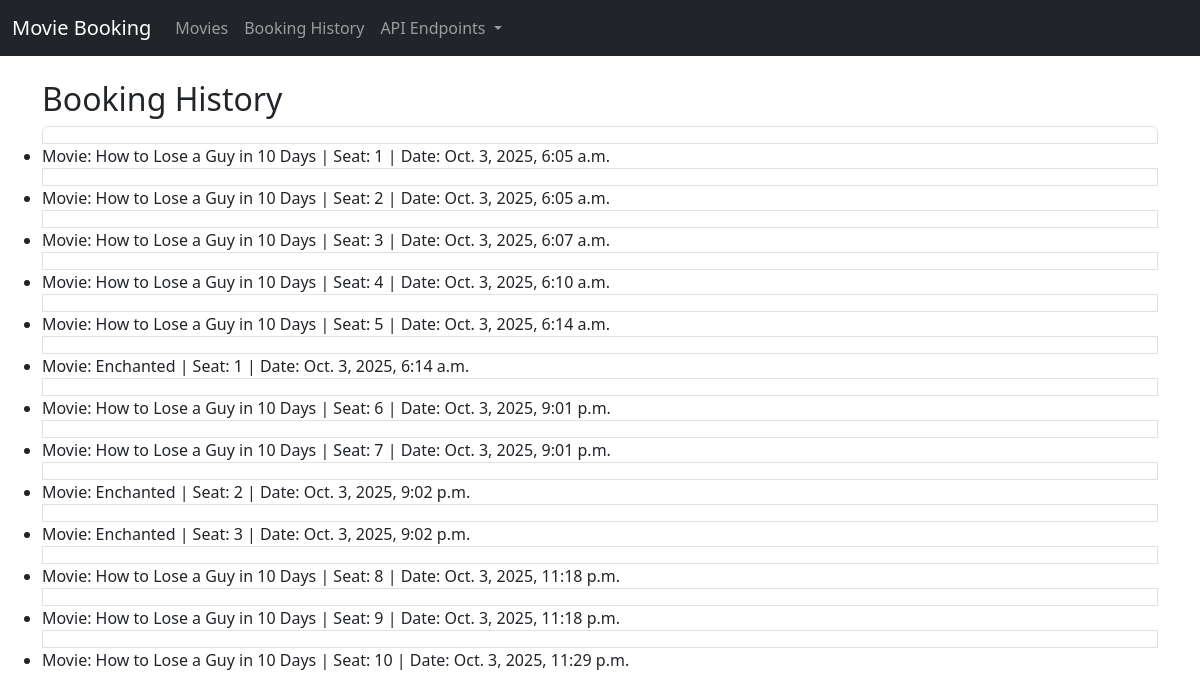
/booking-history/, run on the app's committed database.
### bookings/models.py (models this page shows, shortened)
class Booking(models.Model):
    movie = models.ForeignKey(Movie, on_delete=models.CASCADE)
    seat = models.ForeignKey(Seat, on_delete=models.CASCADE)
    booking_time = models.DateTimeField(auto_now_add=True)

class Movie(models.Model):
    title = models.CharField(max_length=200)
    description = models.TextField()
    release_date = models.DateField()
    duration = models.DurationField()

class Seat(models.Model):
    movie = models.ForeignKey(Movie, on_delete=models.CASCADE, related_name="seats")
    seat_number = models.IntegerField()
    is_booked = models.BooleanField(default=False)

### bookings/views.py (the view)
# urls.py: path('booking-history/', booking_history, name='booking_history'),
def booking_history(request):
    bookings = Booking.objects.all()
    return render(request, 'bookings/booking_history.html', {'bookings': bookings})

### bookings/templates/bookings/booking_history.html
{% extends "bookings/base.html" %}
{% block content %}
<h2>Booking History</h2>
<ul class="list-group">
  {% for booking in bookings %}
    <li class="list-group-item">
      <li>Movie: {{ booking.movie.title }} | Seat: {{ booking.seat.seat_number }} | Date: {{ booking.booking_time }}</li>
    </li>
  {% empty %}
    <li class="list-group-item">No bookings yet.</li>
  {% endfor %}
</ul>
{% endblock %}

### data on the page
Booking: movie "How to Lose a Guy in 10 Days", seat.seat_number "1", booking_time "Oct. 3, 2025, 6:05 a.m."
Booking: movie "How to Lose a Guy in 10 Days", seat.seat_number "2", booking_time "Oct. 3, 2025, 6:05 a.m."
Booking: movie "How to Lose a Guy in 10 Days", seat.seat_number "3", booking_time "Oct. 3, 2025, 6:07 a.m."
Booking: movie "How to Lose a Guy in 10 Days", seat.seat_number "4", booking_time "Oct. 3, 2025, 6:10 a.m."
Booking: movie "How to Lose a Guy in 10 Days", seat.seat_number "5", booking_time "Oct. 3, 2025, 6:14 a.m."
Booking: movie "Enchanted", seat.seat_number "1", booking_time "Oct. 3, 2025, 6:14 a.m."
Booking: movie "How to Lose a Guy in 10 Days", seat.seat_number "6", booking_time "Oct. 3, 2025, 9:01 p.m."
Booking: movie "How to Lose a Guy in 10 Days", seat.seat_number "7", booking_time "Oct. 3, 2025, 9:01 p.m."
Booking: movie "Enchanted", seat.seat_number "2", booking_time "Oct. 3, 2025, 9:02 p.m."
Booking: movie "Enchanted", seat.seat_number "3", booking_time "Oct. 3, 2025, 9:02 p.m."
Booking: movie "How to Lose a Guy in 10 Days", seat.seat_number "8", booking_time "Oct. 3, 2025, 11:18 p.m."
Booking: movie "How to Lose a Guy in 10 Days", seat.seat_number "9", booking_time "Oct. 3, 2025, 11:18 p.m."
Booking: movie "How to Lose a Guy in 10 Days", seat.seat_number "10", booking_time "Oct. 3, 2025, 11:29 p.m."
